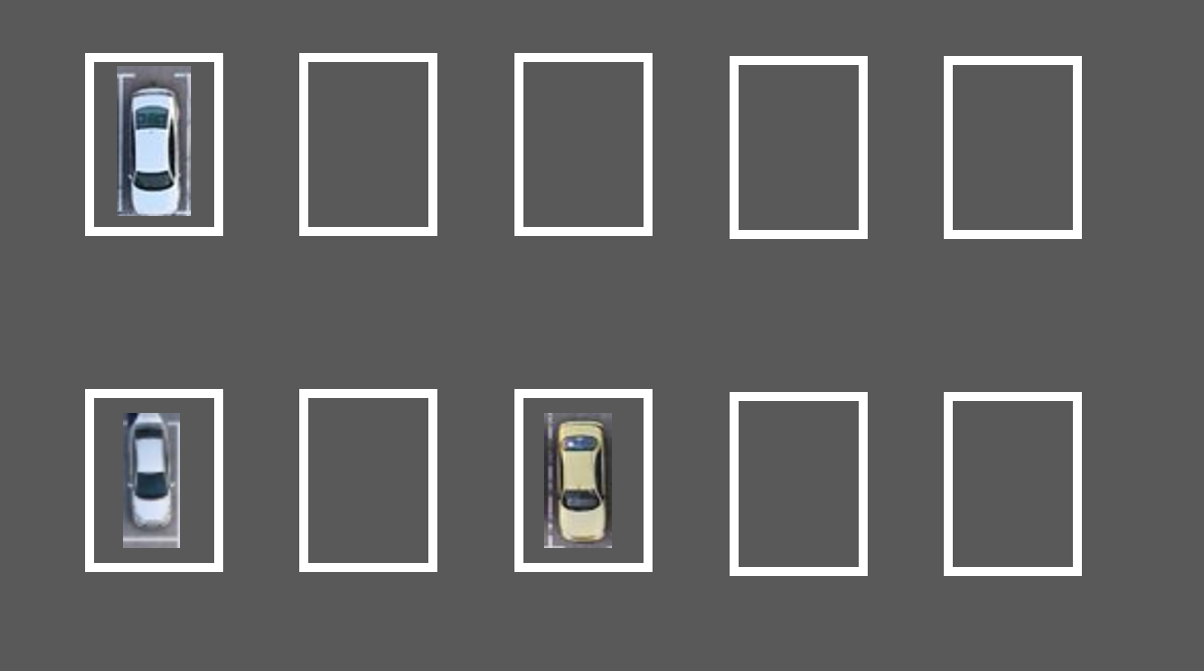
#> input picture Phase_02_And_03_CNNClassification/images/parking_bays_2.png, 1204 x 671 px, found by its file name; the run also reads 1 picture not shown here
$ jupyter execute --allow-errors Step03_ParkingStatusPrediction.ipynb
#> lines starting #> are read from the running program, lines starting #| are printed output that depends on the picture; after the words box and inside, x2 and y2 are one past the last pixel; in counts of white or black regions, pixels touching at a corner belong together
[cell 1]
import matplotlib.pyplot as plt

[cell 2]
import tensorflow as tf
import tensorflow.keras
from tensorflow.keras.models import Sequential
from tensorflow.keras.layers import Dense, Dropout, Flatten
from tensorflow.keras.layers import Conv2D, MaxPooling2D
from tensorflow.keras.models import model_from_json

[cell 3]
import cv2
import numpy as np

[cell 4]
font = cv2.FONT_HERSHEY_COMPLEX
img_width, img_height = 48, 48

[cell 5]
def get_contours(img, low_threshold=250, high_threshold=255):
    _, threshold = cv2.threshold(img, low_threshold, high_threshold, cv2.THRESH_BINARY)
    #threshold = cv2.Canny(threshold,220,255)
    contours, _ = cv2.findContours(threshold, cv2.RETR_EXTERNAL, cv2.CHAIN_APPROX_SIMPLE)
    contours = sorted(contours, key=cv2.contourArea, reverse=True)
    return contours

[cell 6]
def count_contours(img, contours):
    parking_bay_count = 0
    parking_bounding_boxes_4_corners = []
    for cnt in contours:
        approx = cv2.approxPolyDP(cnt, 0.01*cv2.arcLength(cnt, True), True)
        cv2.drawContours(img, [approx], 0, (0), 5)
        x = approx.ravel()[0]
        y = approx.ravel()[1]
        #print(len(approx), approx)
        if len(approx) == 3:
            cv2.putText(img, "Triangle", (x, y), font, 1, (255))
        elif len(approx) == 4:
            parking_bay_count = parking_bay_count + 1
            #top_left_point=tuple(approx[0][0])
            #bottom_right_point=tuple(approx[2][0])
            parking_bounding_boxes_4_corners.append(approx)
            cv2.putText(img, "Rectangle", (x, y), font, 1, (255))
        elif len(approx) == 5:
            cv2.putText(img, "Pentagon", (x, y), font, 1, (0))
        elif 6 < len(approx) < 15:
            cv2.putText(img, "Ellipse", (x, y), font, 1, (0))
        else:
            cv2.putText(img, "Circle", (x, y), font, 1, (0))

    print("number of parking bays:", parking_bay_count)

    return (parking_bay_count,parking_bounding_boxes_4_corners)

[cell 7]
def get_parking_bay_images(img, parking_bounding_boxes):
    parking_bays_image_data=[]
    parking_bays_rectangles_top_bottom_corners=[]
    for box in parking_bounding_boxes:
        #print('Box:', box)

        top_left_point=tuple(box[0][0])
        bottom_right_point=tuple(box[2][0])

        parking_bays_rectangles_top_bottom_corners.append([top_left_point,bottom_right_point])
        #print('Rectangle Points:', top_left_point, bottom_right_point)

        #CROP IMAGE of each parking bay and append the cropped image data
        # dim-1 is height, is dim-0 is width
        # for rectangle dimensions (944, 392) (1080, 575),
        #extract portion of image starting from height: 392 to 572 and
        # width 944 to 1080
        bay = img[top_left_point[1]:bottom_right_point[1],top_left_point[0]:bottom_right_point[0] ]


        parking_bays_image_data.append(bay)
    return parking_bays_image_data,parking_bays_rectangles_top_bottom_corners

[cell 8]
def load_model(model_json='carpark_model.json', model_weights='carpark_model.h5'):
    # load json and create model
    json_file = open(model_json, 'r')
    loaded_model_json = json_file.read()
    json_file.close()
    loaded_model = model_from_json(loaded_model_json)
    # load weights into new model
    loaded_model.load_weights(model_weights)
    print("Loaded model from disk")
    # evaluate loaded model on test data
    loaded_model.compile(loss='binary_crossentropy', optimizer='adam', metrics = ['accuracy'])
    return loaded_model

[cell 9]
def get_parking_status(img_color,
                       loaded_model,
                       parking_bays_image_data,
                       parking_bays_rectangles_top_bottom_corners):
    number_of_bays = len(parking_bays_image_data)-1

    for i in range(len(parking_bays_image_data)):
        if (parking_bays_image_data[number_of_bays-i].shape[1] != 0):
            bay_img = cv2.resize(parking_bays_image_data[number_of_bays-i], (img_width,img_height))
            bay_img = bay_img.reshape(1,img_width,img_height,3)
            status = loaded_model.predict(bay_img)
            if status > 0.5:
                print(i+1,':' , 'Occupied')
                cv2.rectangle(img_color,
                             parking_bays_rectangles_top_bottom_corners[number_of_bays-i][0],
                             parking_bays_rectangles_top_bottom_corners[number_of_bays-i][1],
                             color=(255,0,0),thickness=3)
            else:
                print(i+1, ':' , 'Free')
                cv2.rectangle(img_color,
                             parking_bays_rectangles_top_bottom_corners[number_of_bays-i][0],
                             parking_bays_rectangles_top_bottom_corners[number_of_bays-i][1],
                             color=(0,255,0),thickness=3)
    #plt.imshow(img_color)

# Parking Status Pipeline - Step By Step

### 1. Load Image

[cell 10]
# 1. load image
img = cv2.imread("parking_bays_2.png", cv2.IMREAD_GRAYSCALE)
#> img: shape (671, 1204); min 0, max 255, mean 101.7
img_color = cv2.imread("parking_bays_2.png")
#> img_color is the input picture: shape (671, 1204, 3); mean B, G, R 101.9, 101.7, 101.5

[cell 11]
print('image shape:', img.shape)
#| image shape: (671, 1204)

[cell 12]
fig = plt.figure(figsize=(10, 4))
fig.suptitle("Input Images", fontsize=10)
p1=plt.subplot(1,2,1)
p1.imshow(img,cmap='gray')
p1.set_title("Gray")
p2 = plt.subplot(1,2,2)
p2.imshow(img_color)
p2.set_title("Color")
#> figure, not shown here; B, G, R data is drawn as R, G, B

### 2 - get countours

[cell 13]
contours = get_contours(img,250,255)
#> in get_contours, `_, threshold = cv2.threshold(img, low_threshold, high_threshold, cv2.T..`:
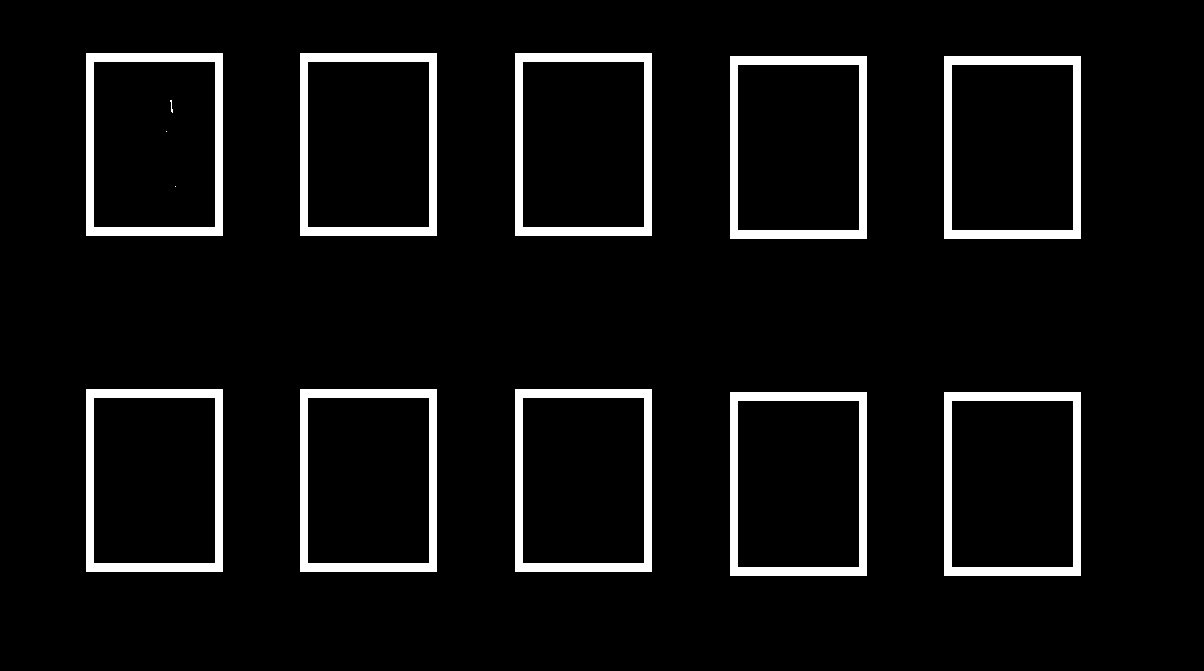
#> threshold: shape (671, 1204); 6.3% white; 13 white regions (3 under 20 px)
#> in get_contours, `contours, _ = cv2.findContours(threshold, cv2.RETR_EXTERNAL, cv2.CHAIN..`: contours = 10 contours; largest, box (x1, y1, x2, y2) and area: (944, 392, 1081, 576) 24888, (730, 392, 867, 576) 24888, (515, 389, 652, 572) 24752, (300, 389, 437, 572) 24752, (86, 389, 223, 572) 24752

### 3 Count parking bays & get corners co-ordinates

[cell 14]
bay_cnt, contour_corners = count_contours(img, contours)
#> the loop in count_contours, `for cnt in contours:` made 10 passes
#> (approx, x, y) on passes 1 to 10: ([[944, 392], [944, 575], [1080, 575], [1080, 392]], 944, 392), ([[730, 392], [730, 575], [866, 575], [866, 392]], 730, 392), ([[515, 389], [515, 571], [651, 571], [651, 389]], 515, 389), ([[300, 389], [300, 571], [436, 571], [436, 389]], 300, 389), ([[86, 389], [86, 571], [222, 571], [222, 389]], 86, 389), ([[944, 56], [944, 238], [1080, 238], [1080, 56]], 944, 56), ([[730, 56], [730, 238], [866, 238], [866, 56]], 730, 56), ([[515, 53], [515, 235], [651, 235], [651, 53]], 515, 53), ([[300, 53], [300, 235], [436, 235], [436, 53]], 300, 53), ([[86, 53], [86, 235], [222, 235], [222, 53]], 86, 53)
#> after the loop in count_contours, `for cnt in contours:`:
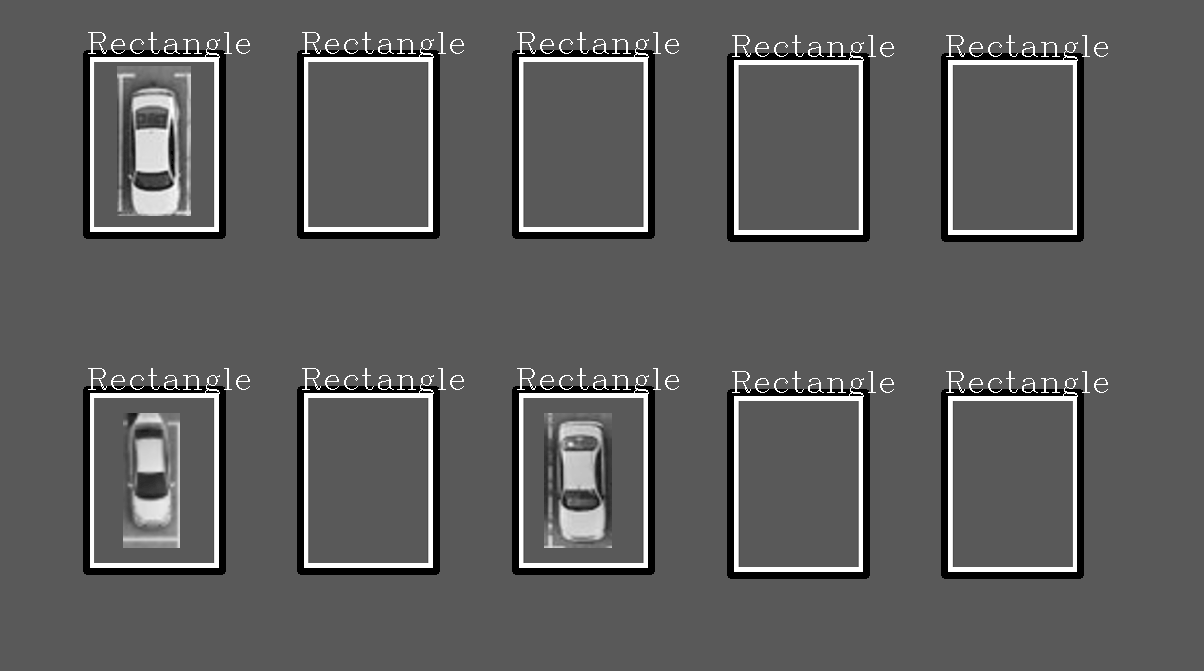
#> img: shape (671, 1204); min 0, max 255, mean 92.7
#> after the loop in count_contours, `for cnt in contours:`: parking_bay_count = 10; parking_bounding_boxes_4_corners has the same summary as contours in get_contours
#| number of parking bays: 10
#> bay_cnt = 10; contour_corners has the same summary as contours in get_contours

[cell 15]
plt.imshow(img, cmap='gray')

### 4 Crop parking bays images

[cell 16]
bay_img_data, bay_top_bottom_corners = get_parking_bay_images(img_color, contour_corners)
#> the loop in get_parking_bay_images, `for box in parking_bounding_boxes: #print('Box:', box) ` made 10 passes
#> box on passes 1 to 10: [[944, 392], [944, 575], [1080, 575], [1080, 392]], [[730, 392], [730, 575], [866, 575], [866, 392]], [[515, 389], [515, 571], [651, 571], [651, 389]], [[300, 389], [300, 571], [436, 571], [436, 389]], [[86, 389], [86, 571], [222, 571], [222, 389]], [[944, 56], [944, 238], [1080, 238], [1080, 56]], [[730, 56], [730, 238], [866, 238], [866, 56]], [[515, 53], [515, 235], [651, 235], [651, 53]], [[300, 53], [300, 235], [436, 235], [436, 53]], [[86, 53], [86, 235], [222, 235], [222, 53]]
#> pass 1, in get_parking_bay_images, `bay = img[top_left_point[1]:bottom_right_point[1],top_left_point[0]:bo..`:
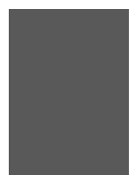
#> bay: shape (183, 136, 3); min 78, max 255, mean 122
#> after the loop in get_parking_bay_images, `for box in parking_bounding_boxes:`: parking_bays_image_data = 10 items; parking_bays_rectangles_top_bottom_corners = [[(944, 392), (1080, 575)], [(730, 392), (866, 575)], [(515, 389), (651, 571)], [(300, 389), (436, 571)], [(86, 389), (222, 571)], [(944, 56), (1080, 238)], [(730, 56), (866, 238)], [(515, 53), (651, 235)], [(300, 53), (436, 235)], [(86, 53), (222, 235)]]
#> bay_img_data = 10 items; bay_top_bottom_corners has the same summary as parking_bays_rectangles_top_bottom_corners in get_parking_bay_images

[cell 17]
for i in range(len(bay_img_data)):
    plt.subplot(2,5,i+1)
    plt.imshow(bay_img_data[9-i]) #the indexes are reversed in cv2 contours boxes
#> this loop made 10 passes
#> figure, not shown here; B, G, R data is drawn as R, G, B

### 5. Load trained model

#> (a cell that did not finish here is left out)

#> (reads Phase_02_And_03_CNNClassification/carpark_model.json from the repository)

### 6 Calculare parking status

#> (a cell that did not finish here is left out)

[cell 20]
plt.imshow(img_color)

[cell 21]
# Parking Status Pipeline - End to End

#> (a cell that did not finish here is left out)


[cell 23]
def parking_status_pipeline(image, model):
    try:
        image_copy = np.copy(image)
        img = cv2.cvtColor(image_copy, cv2.COLOR_BGR2GRAY)
        #img = cv2.GaussianBlur(img, (5, 5), 0)
        contours = get_contours(img,240,255)
        bay_cnt, contour_corners = count_contours(img, contours)
        bay_img_data, bay_top_bottom_corners = get_parking_bay_images(image_copy, contour_corners)
        #model = load_model()
        get_parking_status(image_copy,model, bay_img_data, bay_top_bottom_corners)
        return image_copy
    except:
        return image

[cell 24]
image = cv2.imread("parking_bays_1.png")
#> (the rest of this cell did not finish here and is left out)

[cell 25]
image = cv2.imread("parking_bays_3.png")
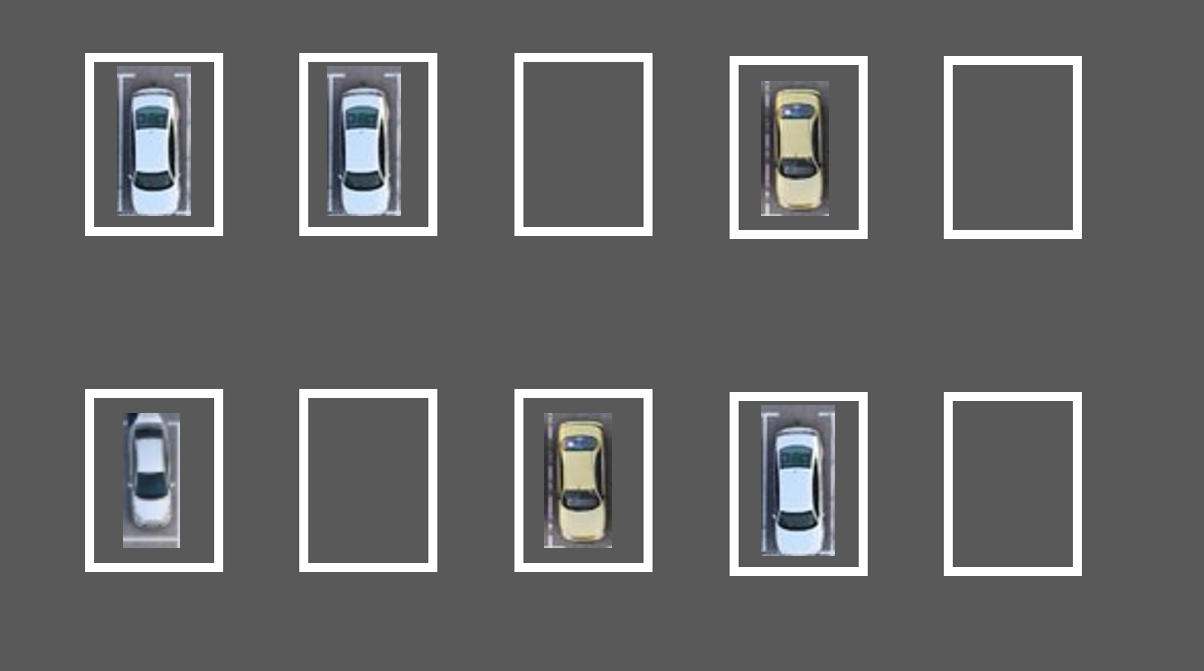
#> input picture Phase_02_And_03_CNNClassification/images/parking_bays_3.png, 1204 x 671 px, found by its file name
#> image is the input picture: shape (671, 1204, 3); mean B, G, R 104, 103.5, 103
#> (the rest of this cell did not finish here and is left out)

[cell 26]
image = cv2.imread("parking_bays_2.png")
#> (the rest of this cell did not finish here and is left out)

[cell 27]
image = cv2.imread("cnn_model_cars_11.png")
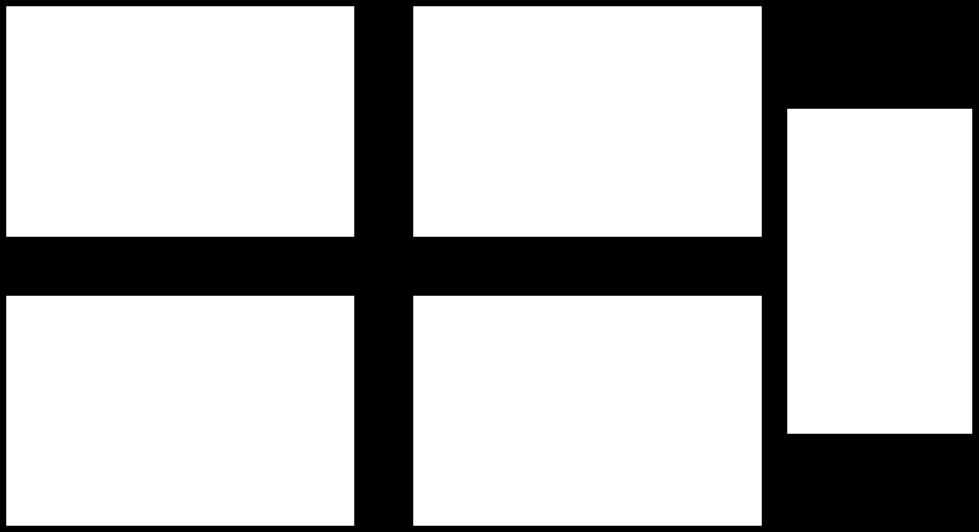
#> input picture Phase_02_And_03_CNNClassification/images/cnn_model_cars_11.PNG, 1957 x 1064 px, found by its file name (shown at 1/2 size)
#> image is the input picture: shape (1064, 1957, 3); min 0, max 255, mean 186.6
#> (the rest of this cell did not finish here and is left out)

[cell 28]
image = cv2.imread("cnn_model_cars_12.png")
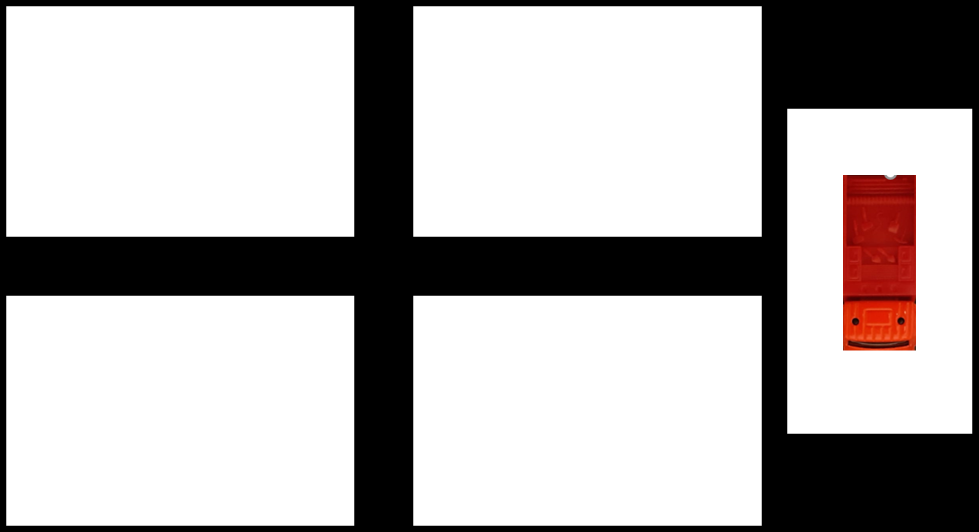
#> input picture Phase_02_And_03_CNNClassification/images/cnn_model_cars_12.PNG, 1957 x 1064 px, found by its file name (shown at 1/2 size)
#> image is the input picture: shape (1064, 1957, 3); mean B, G, R 180.6, 180.9, 184.4
#> (the rest of this cell did not finish here and is left out)

[cell 29]
image = cv2.imread("cnn_model_cars_13.png")
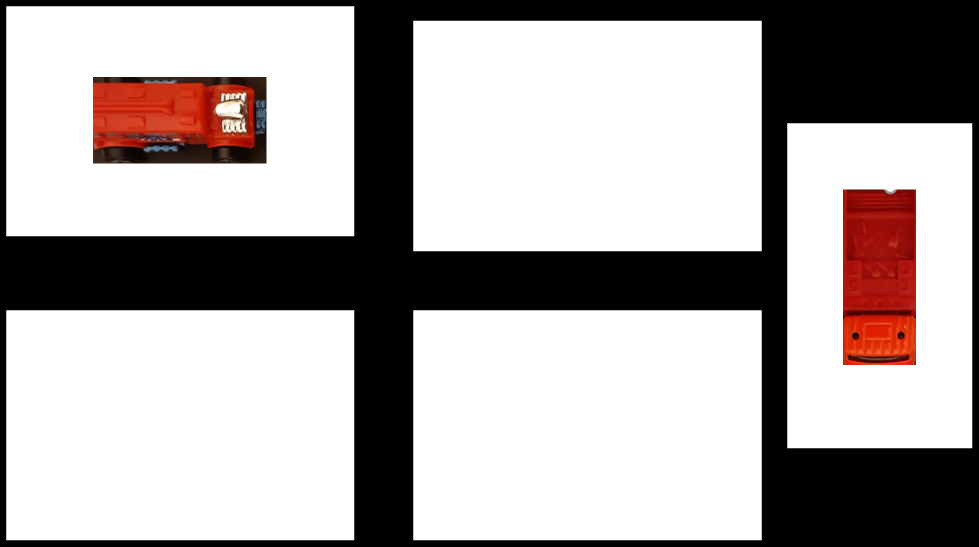
#> input picture Phase_02_And_03_CNNClassification/images/cnn_model_cars_13.PNG, 1957 x 1093 px, found by its file name (shown at 1/2 size)
#> image is the input picture: shape (1093, 1957, 3); mean B, G, R 169.5, 170.3, 176.2
#> (the rest of this cell did not finish here and is left out)
